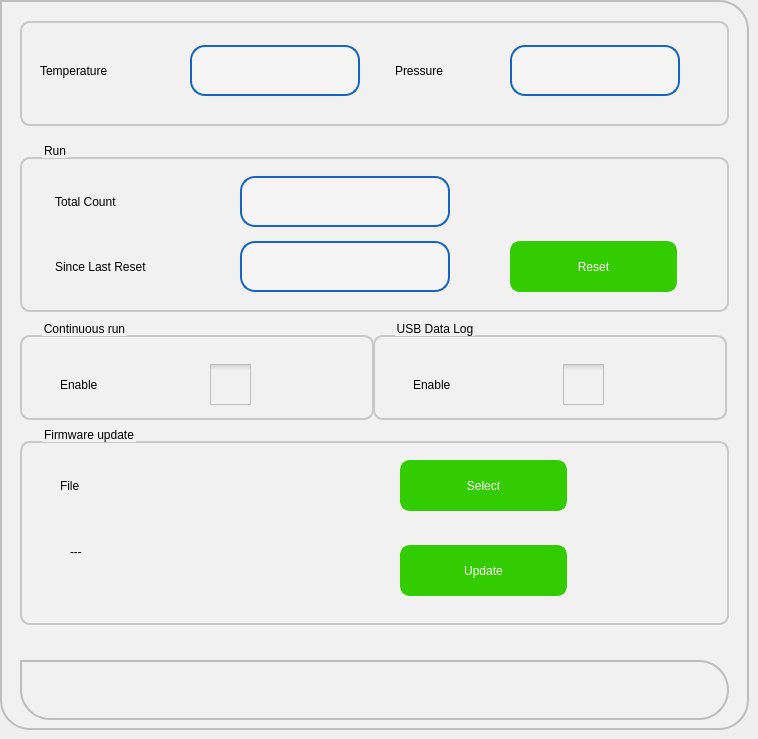
   <widget class="QWidget" name="tab_2">
    <attribute name="title">
     <string>Data Control</string>
    </attribute>
    <widget class="QFrame" name="frame_2">
     <property name="geometry">
      <rect>
       <x>0</x>
       <y>0</y>
       <width>749</width>
       <height>730</height>
      </rect>
     </property>
     <property name="styleSheet">
      <string notr="true">background-color: rgb(241, 241, 241);
	 border: 2px solid #C4C4C3;
    border-bottom-color: #C2C7CB; /* same as the pane color */
    border-bottom-left-radius: 30px;
border-bottom-right-radius: 30px;
    border-top-right-radius: 30px;
color: rgb(0, 0, 0); 
font: 75 16pt &quot;Roboto Medium&quot;;
border-color:  rgb(190, 190, 190);



</string>
     </property>
     <property name="frameShape">
      <enum>QFrame::StyledPanel</enum>
     </property>
     <property name="frameShadow">
      <enum>QFrame::Raised</enum>
     </property>
     <widget class="QGroupBox" name="groupBox_9">
      <property name="geometry">
       <rect>
        <x>20</x>
        <y>425</y>
        <width>709</width>
        <height>200</height>
       </rect>
      </property>
      <property name="styleSheet">
       <string notr="true">QGroupBox {
    border: 2px solid  rgb(200, 200, 200);
    border-radius: 10px;
    margin-top: 16px; /* leave space at the top for the title */
    padding : 0px;

}

QGroupBox::title {
    subcontrol-origin: padding;
    subcontrol-position: top left ; /* position at the top center */
    left : 20px;
    top : -15px;
}</string>
      </property>
      <property name="title">
       <string>Firmware update</string>
      </property>
      <widget class="QLabel" name="label_25">
       <property name="geometry">
        <rect>
         <x>40</x>
         <y>35</y>
         <width>51</width>
         <height>51</height>
        </rect>
       </property>
       <property name="styleSheet">
        <string notr="true">border-width: 0px;</string>
       </property>
       <property name="text">
        <string>File</string>
       </property>
      </widget>
      <widget class="QLabel" name="lblFileSelected">
       <property name="geometry">
        <rect>
         <x>50</x>
         <y>120</y>
         <width>311</width>
         <height>51</height>
        </rect>
       </property>
       <property name="styleSheet">
        <string notr="true">border-width: 0px;</string>
       </property>
       <property name="text">
        <string>---</string>
       </property>
       <property name="alignment">
        <set>Qt::AlignLeading|Qt::AlignLeft|Qt::AlignTop</set>
       </property>
       <property name="wordWrap">
        <bool>true</bool>
       </property>
      </widget>
      <widget class="QPushButton" name="pbFileSelect">
       <property name="geometry">
        <rect>
         <x>380</x>
         <y>35</y>
         <width>167</width>
         <height>51</height>
        </rect>
       </property>
       <property name="focusPolicy">
        <enum>Qt::ClickFocus</enum>
       </property>
       <property name="styleSheet">
        <string notr="true">QPushButton{
background-color: rgb(51, 204, 0);
border-width: 2px;
border-color: rgb(51, 204, 0);
border-style: solid;
border-radius: 10;
color: rgb(255, 255, 255);
font: 75 16pt &quot;Roboto Medium&quot;;
}
QPushButton:disabled { 
background-color: rgb(204, 244, 198);
border-width: 2px;
border-color: rgb(127, 143, 127);
border-style: solid;
border-radius: 10;
color: rgb(0, 0, 0);
font: 75 16pt &quot;Roboto Medium&quot;;
}
QPushButton:pressed {
background-color: rgb(24, 163, 3);
border-width: 2px;
border-color: rgb(24, 163, 3);
border-style: solid;
border-radius: 10;
color: rgb(255, 255, 255);
font: 75 16pt &quot;Roboto Medium&quot;;
}
QPushButton:down {
background-color: rgb(24, 163, 3);
border-width: 2px;
border-color: rgb(24, 163, 3);
border-style: solid;
border-radius: 10;
color: rgb(0, 0, 0);
font: 75 16pt &quot;Roboto Medium&quot;;
}
QPushButton:default {
background-color: rgb(241, 241, 241);
border-width: 2px;
border-color: rgb(21, 100, 192);
border-style: solid;
border-radius: 10;
color: rgb(0, 0, 0);
font: 75 16pt &quot;Roboto Medium&quot;;
}
</string>
       </property>
       <property name="text">
        <string>Select</string>
       </property>
      </widget>
      <widget class="QPushButton" name="pbFWUpdate">
       <property name="geometry">
        <rect>
         <x>380</x>
         <y>120</y>
         <width>167</width>
         <height>51</height>
        </rect>
       </property>
       <property name="focusPolicy">
        <enum>Qt::ClickFocus</enum>
       </property>
       <property name="styleSheet">
        <string notr="true">QPushButton{
background-color: rgb(51, 204, 0);
border-width: 2px;
border-color: rgb(51, 204, 0);
border-style: solid;
border-radius: 10;
color: rgb(255, 255, 255);
font: 75 16pt &quot;Roboto Medium&quot;;
}
QPushButton:disabled { 
background-color: rgb(204, 244, 198);
border-width: 2px;
border-color: rgb(127, 143, 127);
border-style: solid;
border-radius: 10;
color: rgb(0, 0, 0);
font: 75 16pt &quot;Roboto Medium&quot;;
}
QPushButton:pressed {
background-color: rgb(24, 163, 3);
border-width: 2px;
border-color: rgb(24, 163, 3);
border-style: solid;
border-radius: 10;
color: rgb(255, 255, 255);
font: 75 16pt &quot;Roboto Medium&quot;;
}
QPushButton:down {
background-color: rgb(24, 163, 3);
border-width: 2px;
border-color: rgb(24, 163, 3);
border-style: solid;
border-radius: 10;
color: rgb(0, 0, 0);
font: 75 16pt &quot;Roboto Medium&quot;;
}
QPushButton:default {
background-color: rgb(241, 241, 241);
border-width: 2px;
border-color: rgb(21, 100, 192);
border-style: solid;
border-radius: 10;
color: rgb(0, 0, 0);
font: 75 16pt &quot;Roboto Medium&quot;;
}
</string>
       </property>
       <property name="text">
        <string>Update</string>
       </property>
      </widget>
     </widget>
     <widget class="QGroupBox" name="groupBox_11">
      <property name="geometry">
       <rect>
        <x>20</x>
        <y>5</y>
        <width>709</width>
        <height>121</height>
       </rect>
      </property>
      <property name="styleSheet">
       <string notr="true">QGroupBox {
    border: 2px solid  rgb(200, 200, 200);
    border-radius: 10px;
    margin-top: 16px; /* leave space at the top for the title */
    padding : 0px;

}

QGroupBox::title {
    subcontrol-origin: padding;
    subcontrol-position: top left ; /* position at the top center */
    left : 20px;
    top : -15px;
}</string>
      </property>
      <property name="title">
       <string/>
      </property>
      <widget class="QLabel" name="label_10">
       <property name="geometry">
        <rect>
         <x>20</x>
         <y>40</y>
         <width>141</width>
         <height>51</height>
        </rect>
       </property>
       <property name="styleSheet">
        <string notr="true">border-width: 0px;</string>
       </property>
       <property name="text">
        <string>Temperature</string>
       </property>
      </widget>
      <widget class="QLabel" name="lblTemperature_2">
       <property name="geometry">
        <rect>
         <x>170</x>
         <y>40</y>
         <width>170</width>
         <height>51</height>
        </rect>
       </property>
       <property name="styleSheet">
        <string notr="true">   padding: 2px 5px 1px 5px;
   background-color: rgb(245,245,245);
   border-width: 2px;
   border-color: rgb(21, 100, 192);
   border-style: solid;
   border-radius: 15px;
   color: rgb(0, 0, 0);
   font: 75 16pt &quot;Roboto Medium&quot;;

</string>
       </property>
       <property name="text">
       <string/>
       </property>
      </widget>
      <widget class="QLabel" name="label_28">
       <property name="geometry">
        <rect>
         <x>375</x>
         <y>40</y>
         <width>111</width>
         <height>51</height>
        </rect>
       </property>
       <property name="styleSheet">
        <string notr="true">border-width: 0px;</string>
       </property>
       <property name="text">
        <string>Pressure</string>
       </property>
      </widget>
      <widget class="QLabel" name="lblPressure_2">
       <property name="geometry">
        <rect>
         <x>490</x>
         <y>40</y>
         <width>170</width>
         <height>51</height>
        </rect>
       </property>
       <property name="styleSheet">
        <string notr="true">   padding: 2px 5px 1px 5px;
   background-color: rgb(245,245,245);
   border-width: 2px;
   border-color: rgb(21, 100, 192);
   border-style: solid;
   border-radius: 15px;
   color: rgb(0, 0, 0);
   font: 75 16pt &quot;Roboto Medium&quot;;

</string>
       </property>
       <property name="text">
           <string/>
       </property>
      </widget>
     </widget>
     <widget class="QGroupBox" name="groupBox_2">
      <property name="geometry">
       <rect>
        <x>20</x>
        <y>141</y>
        <width>709</width>
        <height>171</height>
       </rect>
      </property>
      <property name="styleSheet">
       <string notr="true">QGroupBox {
    border: 2px solid  rgb(200, 200, 200);
    border-radius: 10px;
    margin-top: 16px; /* leave space at the top for the title */
    padding : 0px;

}

QGroupBox::title {
    subcontrol-origin: padding;
    subcontrol-position: top left ; /* position at the top center */
    left : 20px;
    top : -15px;
}</string>
      </property>
      <property name="title">
       <string>Run</string>
      </property>
      <widget class="QLabel" name="label_24">
       <property name="geometry">
        <rect>
         <x>35</x>
         <y>35</y>
         <width>176</width>
         <height>51</height>
        </rect>
       </property>
       <property name="styleSheet">
        <string notr="true">border-width: 0px;</string>
       </property>
       <property name="text">
        <string>Total Count</string>
       </property>
      </widget>
      <widget class="QPushButton" name="pbRunReset">
       <property name="geometry">
        <rect>
         <x>490</x>
         <y>100</y>
         <width>167</width>
         <height>51</height>
        </rect>
       </property>
       <property name="focusPolicy">
        <enum>Qt::ClickFocus</enum>
       </property>
       <property name="styleSheet">
        <string notr="true">QPushButton{
background-color: rgb(51, 204, 0);
border-width: 2px;
border-color: rgb(51, 204, 0);
border-style: solid;
border-radius: 10;
color: rgb(255, 255, 255);
font: 75 16pt &quot;Roboto Medium&quot;;
}
QPushButton:disabled { 
background-color: rgb(204, 244, 198);
border-width: 2px;
border-color: rgb(127, 143, 127);
border-style: solid;
border-radius: 10;
color: rgb(0, 0, 0);
font: 75 16pt &quot;Roboto Medium&quot;;
}
QPushButton:pressed {
background-color: rgb(24, 163, 3);
border-width: 2px;
border-color: rgb(24, 163, 3);
border-style: solid;
border-radius: 10;
color: rgb(255, 255, 255);
font: 75 16pt &quot;Roboto Medium&quot;;
}
QPushButton:down {
background-color: rgb(24, 163, 3);
border-width: 2px;
border-color: rgb(24, 163, 3);
border-style: solid;
border-radius: 10;
color: rgb(0, 0, 0);
font: 75 16pt &quot;Roboto Medium&quot;;
}
QPushButton:default {
background-color: rgb(241, 241, 241);
border-width: 2px;
border-color: rgb(21, 100, 192);
border-style: solid;
border-radius: 10;
color: rgb(0, 0, 0);
font: 75 16pt &quot;Roboto Medium&quot;;
}
</string>
       </property>
       <property name="text">
        <string>Reset</string>
       </property>
      </widget>
      <widget class="QLabel" name="label_18">
       <property name="geometry">
        <rect>
         <x>35</x>
         <y>100</y>
         <width>176</width>
         <height>51</height>
        </rect>
       </property>
       <property name="styleSheet">
        <string notr="true">border-width: 0px;</string>
       </property>
       <property name="text">
        <string>Since Last Reset</string>
       </property>
       <property name="wordWrap">
        <bool>true</bool>
       </property>
      </widget>
      <widget class="QLabel" name="lblTotalCount">
       <property name="geometry">
        <rect>
         <x>220</x>
         <y>35</y>
         <width>210</width>
         <height>51</height>
        </rect>
       </property>
       <property name="styleSheet">
        <string notr="true">   padding: 2px 5px 1px 5px;
   background-color: rgb(245,245,245);
   border-width: 2px;
   border-color: rgb(21, 100, 192);
   border-style: solid;
   border-radius: 15px;
   color: rgb(0, 0, 0);
   font: 75 16pt &quot;Roboto Medium&quot;;

</string>
       </property>
       <property name="text">
        <string/>
       </property>
      </widget>
      <widget class="QLabel" name="lblSinceLastReset">
       <property name="geometry">
        <rect>
         <x>220</x>
         <y>100</y>
         <width>210</width>
         <height>51</height>
        </rect>
       </property>
       <property name="styleSheet">
        <string notr="true">
   padding: 2px 5px 1px 10px;
   background-color: rgb(245,245,245);
   border-width: 2px;
   border-color: rgb(21, 100, 192);
   border-style: solid;
   border-radius: 15px;
   color: rgb(0, 0, 0);
   font: 75 16pt &quot;Roboto Medium&quot;;

</string>
       </property>
       <property name="text">
        <string/>
       </property>
      </widget>
     </widget>
     <widget class="QGroupBox" name="groupBox_12">
      <property name="geometry">
       <rect>
        <x>373</x>
        <y>319</y>
        <width>354</width>
        <height>101</height>
       </rect>
      </property>
      <property name="styleSheet">
       <string notr="true">QGroupBox {
    border: 2px solid  rgb(200, 200, 200);
    border-radius: 10px;
    margin-top: 16px; /* leave space at the top for the title */
    padding : 0px;

}

QGroupBox::title {
    subcontrol-origin: padding;
    subcontrol-position: top left ; /* position at the top center */
    left : 20px;
    top : -15px;
}</string>
      </property>
      <property name="title">
       <string>USB Data Log</string>
      </property>
      <widget class="QLabel" name="label_30">
       <property name="geometry">
        <rect>
         <x>40</x>
         <y>40</y>
         <width>101</width>
         <height>51</height>
        </rect>
       </property>
       <property name="styleSheet">
        <string notr="true">border-width: 0px;</string>
       </property>
       <property name="text">
        <string>Enable</string>
       </property>
      </widget>
      <widget class="QCheckBox" name="cbUDLEnable">
       <property name="geometry">
        <rect>
         <x>190</x>
         <y>40</y>
         <width>41</width>
         <height>51</height>
        </rect>
       </property>
       <property name="focusPolicy">
        <enum>Qt::ClickFocus</enum>
       </property>
       <property name="styleSheet">
        <string notr="true">QCheckBox {
    spacing: 5px;
 border: 0px solid #999999;

}

QCheckBox::indicator {
    width: 41px;
    height: 41px;
}

QCheckBox::indicator:unchecked {
	image: url(:/images/icons/ancheck.png);
}
/*
QCheckBox::indicator:unchecked:hover {
    image: url(:/images/checkbox_unchecked_hover.png);
}

QCheckBox::indicator:unchecked:pressed {
    image: url(:/images/checkbox_unchecked_pressed.png);
}
*/
QCheckBox::indicator:checked {
    image: url(:/images/icons/acheck.png);
}
/*
QCheckBox::indicator:checked:hover {
    image: url(:/images/checkbox_checked_hover.png);
}

QCheckBox::indicator:checked:pressed {
    image: url(:/images/checkbox_checked_pressed.png);
}
*/
QCheckBox::indicator:indeterminate:hover {
    image: url(:/images/checkbox_indeterminate_hover.png);
}
/*
QCheckBox::indicator:indeterminate:pressed {
    image: url(:/images/checkbox_indeterminate_pressed.png);
}
*/</string>
       </property>
       <property name="text">
        <string/>
       </property>
      </widget>
     </widget>
     <widget class="QGroupBox" name="groupBox_8">
      <property name="geometry">
       <rect>
        <x>20</x>
        <y>319</y>
        <width>354</width>
        <height>101</height>
       </rect>
      </property>
      <property name="styleSheet">
       <string notr="true">QGroupBox {
    border: 2px solid  rgb(200, 200, 200);
    border-radius: 10px;
    margin-top: 16px; /* leave space at the top for the title */
    padding : 0px;

}

QGroupBox::title {
    subcontrol-origin: padding;
    subcontrol-position: top left ; /* position at the top center */
    left : 20px;
    top : -15px;
}</string>
      </property>
      <property name="title">
       <string>Continuous run</string>
      </property>
      <widget class="QLabel" name="label_19">
       <property name="geometry">
        <rect>
         <x>40</x>
         <y>40</y>
         <width>101</width>
         <height>51</height>
        </rect>
       </property>
       <property name="styleSheet">
        <string notr="true">border-width: 0px;</string>
       </property>
       <property name="text">
        <string>Enable</string>
       </property>
      </widget>
      <widget class="QCheckBox" name="cbCREnable">
       <property name="geometry">
        <rect>
         <x>190</x>
         <y>40</y>
         <width>41</width>
         <height>51</height>
        </rect>
       </property>
       <property name="focusPolicy">
        <enum>Qt::ClickFocus</enum>
       </property>
       <property name="styleSheet">
        <string notr="true">QCheckBox {
    spacing: 5px;
 border: 0px solid #999999;

}

QCheckBox::indicator {
    width: 41px;
    height: 41px;
}

QCheckBox::indicator:unchecked {
	image: url(:/images/icons/ancheck.png);
}
/*
QCheckBox::indicator:unchecked:hover {
    image: url(:/images/checkbox_unchecked_hover.png);
}

QCheckBox::indicator:unchecked:pressed {
    image: url(:/images/checkbox_unchecked_pressed.png);
}
*/
QCheckBox::indicator:checked {
    image: url(:/images/icons/acheck.png);
}
/*
QCheckBox::indicator:checked:hover {
    image: url(:/images/checkbox_checked_hover.png);
}

QCheckBox::indicator:checked:pressed {
    image: url(:/images/checkbox_checked_pressed.png);
}
*/
QCheckBox::indicator:indeterminate:hover {
    image: url(:/images/checkbox_indeterminate_hover.png);
}
/*
QCheckBox::indicator:indeterminate:pressed {
    image: url(:/images/checkbox_indeterminate_pressed.png);
}
*/</string>
       </property>
       <property name="text">
        <string/>
       </property>
      </widget>
    </widget>
     <widget class="slabel" name="wFirmware" native="true">
      <property name="geometry">
       <rect>
        <x>20</x>
        <y>660</y>
        <width>709</width>
        <height>60</height>
       </rect>
      </property>
    
     </widget>
    </widget>
   </widget>
